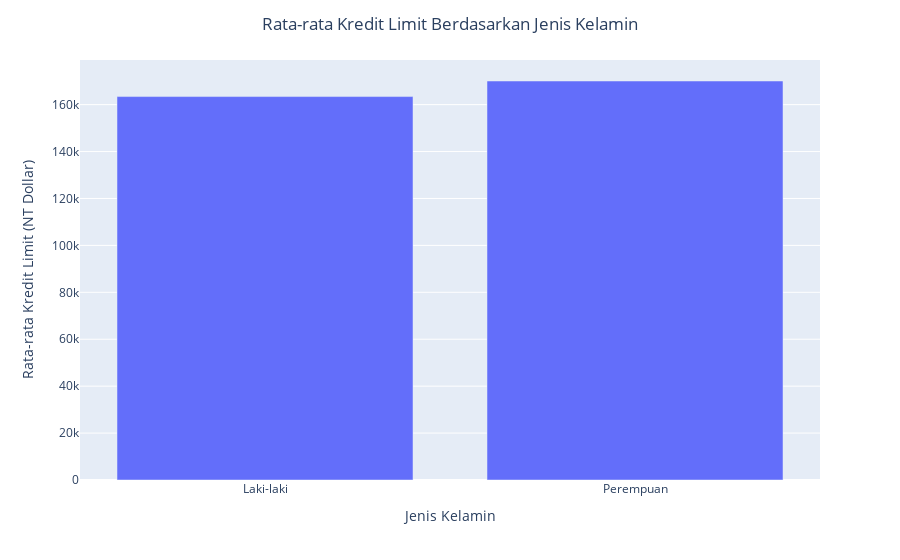

Notebook code for this chart:
### Markdown cell above
2. Bagaimana hubungan antara jenis kelamin dengan besarnya rata-rata kredit limit?

**Jawab:**

### Code cell
credit_behavior_by_gender = credit_default.groupby('SEX')['LIMIT_BAL'].mean().reset_index()

fig = px.bar(credit_behavior_by_gender, x='SEX', y='LIMIT_BAL',
             labels={'SEX': 'Jenis Kelamin', 'LIMIT_BAL': 'Rata-rata Kredit Limit (NT Dollar)'})\
            .update_xaxes(tickvals=[1, 2], ticktext=['Laki-laki', 'Perempuan'])\
            .update_layout(title='Rata-rata Kredit Limit Berdasarkan Jenis Kelamin', title_x = 0.5)\
            .show()

### Figure 1 — Plotly figure (JSON) as saved in the notebook; plotly's stock layout.template omitted (floating-point values rounded to 4 significant figures)
{"data": [{"alignmentgroup": "True", "hovertemplate": "Jenis Kelamin=%{x}<br>Rata-rata Kredit Limit (NT Dollar)=%{y}<extra></extra>", "legendgroup": "", "marker": {"color": "#636efa", "pattern": {"shape": ""}}, "name": "", "offsetgroup": "", "orientation": "v", "showlegend": false, "textposition": "auto", "type": "bar", "x": [1, 2], "xaxis": "x", "y": [163400.0, 170100.0], "yaxis": "y"}], "layout": {"barmode": "relative", "legend": {"tracegroupgap": 0}, "margin": {"t": 60}, "title": {"text": "Rata-rata Kredit Limit Berdasarkan Jenis Kelamin", "x": 0.5}, "xaxis": {"anchor": "y", "domain": [0, 1], "ticktext": ["Laki-laki", "Perempuan"], "tickvals": [1, 2], "title": {"text": "Jenis Kelamin"}}, "yaxis": {"anchor": "x", "domain": [0, 1], "title": {"text": "Rata-rata Kredit Limit (NT Dollar)"}}}}
